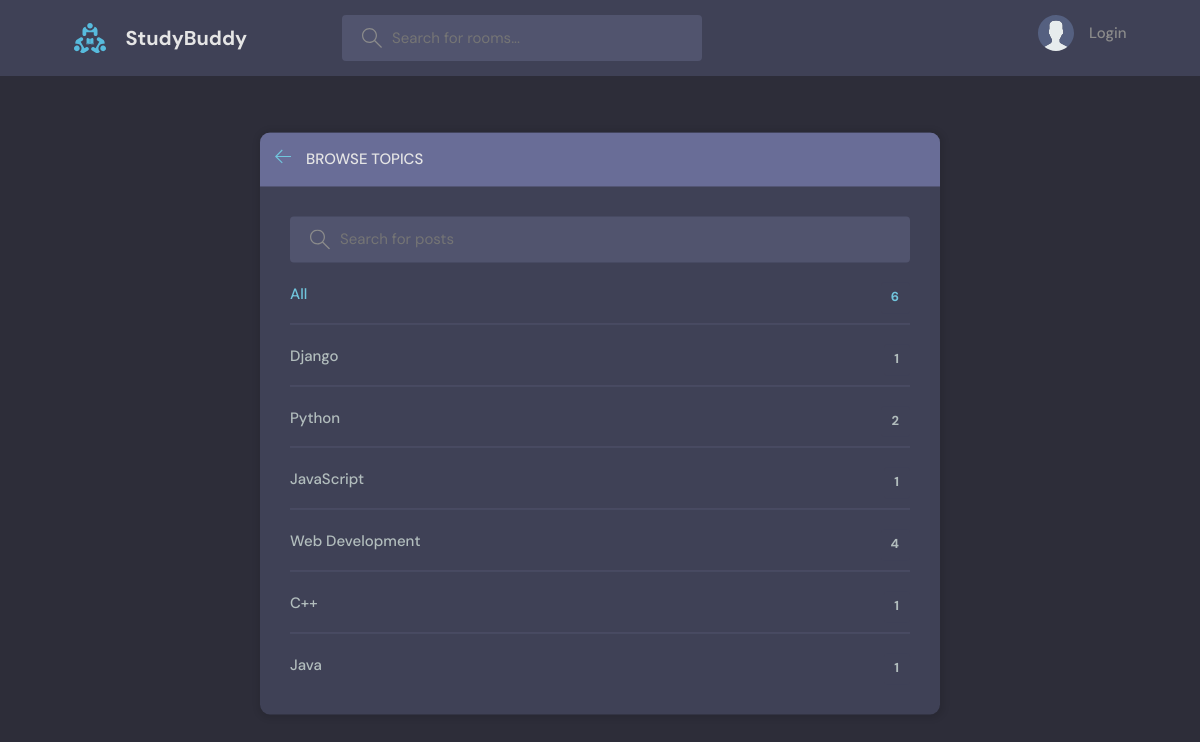
The page /topic/ on the database as committed earlier.
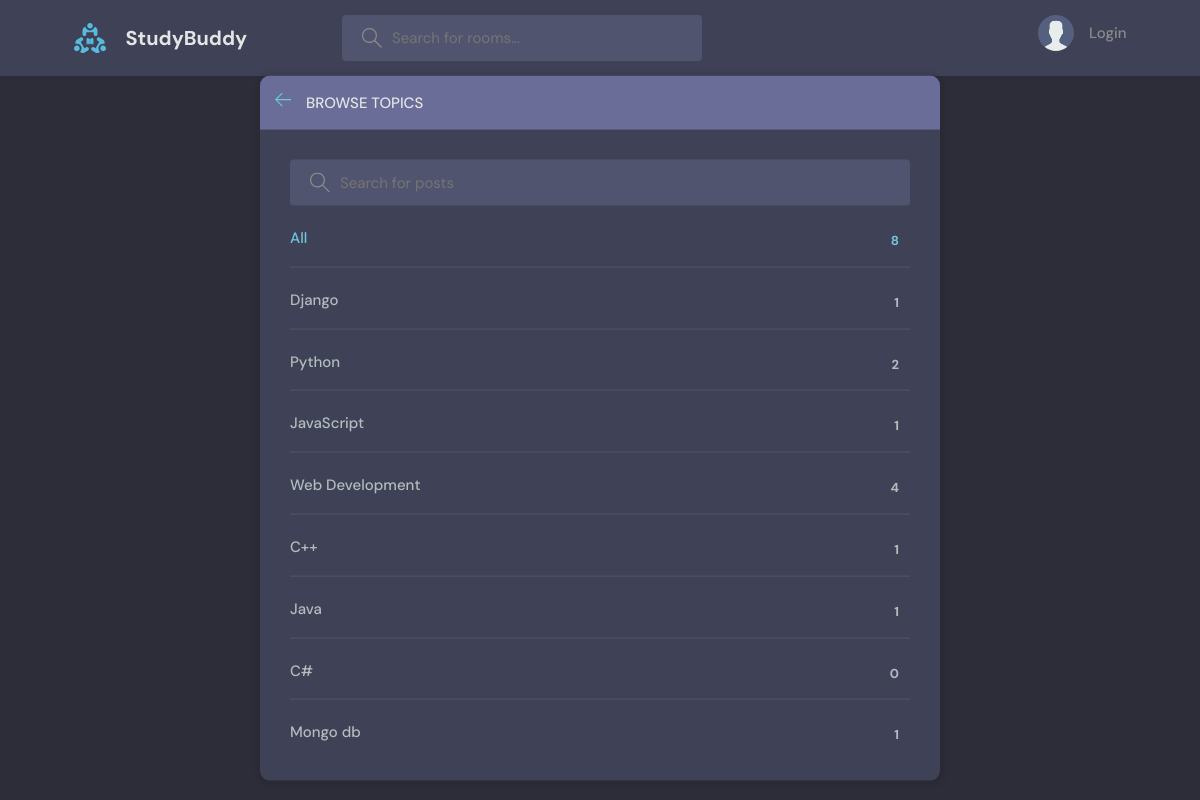
The same page on the database as committed later.
### tunde/models.py (models this page shows, shortened)
class Topic(models.Model):
    name=models.CharField(max_length=200)

### tunde/views.py (the view)
# urls.py: path('topic/', views.topicPage, name='topic'),
def topicPage(request):
    q= request.GET.get('q') if request.GET.get('q') else ''
    topics=Topic.objects.filter(name__icontains=q)
    context={'topics': topics}
    return render(request, 'tunde/topics.html', context)

### tunde/templates/tunde/topics.html (shortened to what this page needs)
  {% extends 'main.html' %}
 {% block content %}
 <main class="create-room layout">
  <div class="container">
    <div class="layout__box">
      <div class="layout__boxHeader">
        <div class="layout__boxTitle">
          <a href="index.html">
            <svg version="1.1" xmlns="http://www.w3.org/2000/svg" width="32" height="32" viewBox="0 0 32 32">
              <title>arrow-left</title>
              <path
                d="M13.723 2.286l-13.723 13.714 13.719 13.714 1.616-1.611-10.96-10.96h27.625v-2.286h-27.625l10.965-10.965-1.616-1.607z"
              ></path>
            </svg>
          </a>
          <h3>Browse Topics</h3>
        </div>
      </div>
      <div class="topics-page layout__body">
        <form class="header__search">
          <label>
            <input placeholder="Search for posts" />
          </label>
        </form>
        <ul class="topics__list">
          <li>
            <a href="{% url 'topic' %}" class="active">All <span>{{topics.count}}</span></a>
          </li>
          {% for topic in topics %}
          <li>
            <a href="{% url 'topic' %}?q={{topic.name}}">{{topic.name}} <span>{{topic.room_set.all.count}}</span></a>
          </li>
          {% endfor %}
        </ul>
      </div>
    </div>
  </div>
</main>
 {% endblock content %}

Rows that differ between the two databases and show on the page:
added Topic: name "C#", room_set.all.count "0"
added Topic: name "Mongo db", room_set.all.count "1"
Other text that changed with them:
{{ topics.count }}: "6" → "8"
